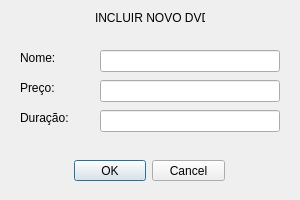
<?xml version="1.0" encoding="UTF-8"?>
<ui version="4.0">
 <class>IncluirDVD</class>
 <widget class="QDialog" name="IncluirDVD">
  <property name="geometry">
   <rect>
    <x>0</x>
    <y>0</y>
    <width>300</width>
    <height>200</height>
   </rect>
  </property>
  <property name="windowTitle">
   <string>Dialog</string>
  </property>
  <widget class="QDialogButtonBox" name="buttonBox">
   <property name="geometry">
    <rect>
     <x>74</x>
     <y>160</y>
     <width>151</width>
     <height>21</height>
    </rect>
   </property>
   <property name="orientation">
    <enum>Qt::Horizontal</enum>
   </property>
   <property name="standardButtons">
    <set>QDialogButtonBox::Cancel|QDialogButtonBox::Ok</set>
   </property>
  </widget>
  <widget class="QLabel" name="label">
   <property name="geometry">
    <rect>
     <x>95</x>
     <y>10</y>
     <width>110</width>
     <height>16</height>
    </rect>
   </property>
   <property name="text">
    <string>INCLUIR NOVO DVD</string>
   </property>
  </widget>
  <widget class="QLabel" name="label_nome">
   <property name="geometry">
    <rect>
     <x>20</x>
     <y>50</y>
     <width>49</width>
     <height>16</height>
    </rect>
   </property>
   <property name="text">
    <string>Nome:</string>
   </property>
  </widget>
  <widget class="QLabel" name="label_preco">
   <property name="geometry">
    <rect>
     <x>20</x>
     <y>80</y>
     <width>49</width>
     <height>16</height>
    </rect>
   </property>
   <property name="text">
    <string>Preço:</string>
   </property>
  </widget>
  <widget class="QLabel" name="label_duracao">
   <property name="geometry">
    <rect>
     <x>20</x>
     <y>110</y>
     <width>49</width>
     <height>16</height>
    </rect>
   </property>
   <property name="text">
    <string>Duração:</string>
   </property>
  </widget>
  <widget class="QLineEdit" name="lineEdit_nome">
   <property name="geometry">
    <rect>
     <x>100</x>
     <y>50</y>
     <width>180</width>
     <height>22</height>
    </rect>
   </property>
  </widget>
  <widget class="QLineEdit" name="lineEdit_preco">
   <property name="geometry">
    <rect>
     <x>100</x>
     <y>80</y>
     <width>180</width>
     <height>22</height>
    </rect>
   </property>
  </widget>
  <widget class="QLineEdit" name="lineEdit_duracao">
   <property name="geometry">
    <rect>
     <x>100</x>
     <y>110</y>
     <width>180</width>
     <height>22</height>
    </rect>
   </property>
  </widget>
 </widget>
 <resources/>
 <connections>
  <connection>
   <sender>buttonBox</sender>
   <signal>accepted()</signal>
   <receiver>IncluirDVD</receiver>
   <slot>accept()</slot>
   <hints>
    <hint type="sourcelabel">
     <x>248</x>
     <y>254</y>
    </hint>
    <hint type="destinationlabel">
     <x>157</x>
     <y>274</y>
    </hint>
   </hints>
  </connection>
  <connection>
   <sender>buttonBox</sender>
   <signal>rejected()</signal>
   <receiver>IncluirDVD</receiver>
   <slot>reject()</slot>
   <hints>
    <hint type="sourcelabel">
     <x>316</x>
     <y>260</y>
    </hint>
    <hint type="destinationlabel">
     <x>286</x>
     <y>274</y>
    </hint>
   </hints>
  </connection>
 </connections>
</ui>
